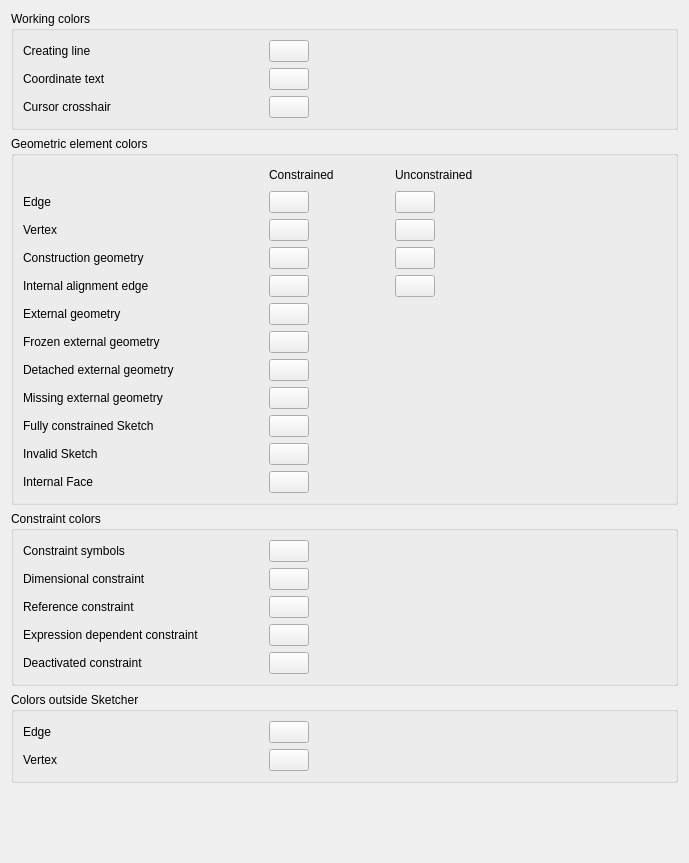
<?xml version="1.0" encoding="UTF-8"?>
<ui version="4.0">
 <class>SketcherGui::SketcherSettingsColors</class>
 <widget class="QWidget" name="SketcherGui::SketcherSettingsColors">
  <property name="geometry">
   <rect>
    <x>0</x>
    <y>0</y>
    <width>689</width>
    <height>863</height>
   </rect>
  </property>
  <property name="windowTitle">
   <string>Colors</string>
  </property>
  <layout class="QVBoxLayout" name="verticalLayout_2">
   <item>
    <widget class="QGroupBox" name="groupBox">
     <property name="title">
      <string>Working colors</string>
     </property>
     <layout class="QGridLayout" name="gridLayout_7">
      <item row="0" column="1">
       <layout class="QGridLayout" name="gridLayout">
        <item row="4" column="0">
         <widget class="QLabel" name="label_5">
          <property name="minimumSize">
           <size>
            <width>240</width>
            <height>0</height>
           </size>
          </property>
          <property name="text">
           <string>Coordinate text</string>
          </property>
         </widget>
        </item>
        <item row="3" column="1">
         <widget class="Gui::PrefColorButton" name="CreateLineColor">
          <property name="toolTip">
           <string>Color used while new sketch elements are created</string>
          </property>
          <property name="color" stdset="0">
           <color>
            <red>204</red>
            <green>204</green>
            <blue>204</blue>
           </color>
          </property>
          <property name="prefEntry" stdset="0">
           <cstring>CreateLineColor</cstring>
          </property>
          <property name="prefPath" stdset="0">
           <cstring>View</cstring>
          </property>
         </widget>
        </item>
        <item row="5" column="1">
         <widget class="Gui::PrefColorButton" name="CursorCrosshairColor">
          <property name="toolTip">
           <string>Color of crosshair cursor.
(The one you get when creating a new sketch element.)</string>
          </property>
          <property name="color" stdset="0">
           <color>
            <red>255</red>
            <green>255</green>
            <blue>255</blue>
           </color>
          </property>
          <property name="prefEntry" stdset="0">
           <cstring>CursorCrosshairColor</cstring>
          </property>
          <property name="prefPath" stdset="0">
           <cstring>View</cstring>
          </property>
         </widget>
        </item>
        <item row="3" column="0">
         <widget class="QLabel" name="label_6">
          <property name="minimumSize">
           <size>
            <width>240</width>
            <height>0</height>
           </size>
          </property>
          <property name="text">
           <string>Creating line</string>
          </property>
         </widget>
        </item>
        <item row="4" column="1">
         <widget class="Gui::PrefColorButton" name="CursorTextColor">
          <property name="toolTip">
           <string>Text color of the coordinates</string>
          </property>
          <property name="color" stdset="0">
           <color>
            <red>0</red>
            <green>0</green>
            <blue>255</blue>
           </color>
          </property>
          <property name="prefEntry" stdset="0">
           <cstring>CursorTextColor</cstring>
          </property>
          <property name="prefPath" stdset="0">
           <cstring>View</cstring>
          </property>
         </widget>
        </item>
        <item row="5" column="0">
         <widget class="QLabel" name="label_19">
          <property name="text">
           <string>Cursor crosshair</string>
          </property>
         </widget>
        </item>
        <item row="3" column="2">
         <spacer name="horizontalSpacer_2">
          <property name="orientation">
           <enum>Qt::Horizontal</enum>
          </property>
          <property name="sizeHint" stdset="0">
           <size>
            <width>40</width>
            <height>20</height>
           </size>
          </property>
         </spacer>
        </item>
       </layout>
      </item>
     </layout>
    </widget>
   </item>
   <item>
    <widget class="QGroupBox" name="groupBox_2">
     <property name="title">
      <string>Geometric element colors</string>
     </property>
     <layout class="QGridLayout" name="gridLayout_6">
      <item row="2" column="0">
       <layout class="QGridLayout" name="gridLayout_5">
        <item row="1" column="0">
         <widget class="QLabel" name="label_45">
          <property name="minimumSize">
           <size>
            <width>240</width>
            <height>0</height>
           </size>
          </property>
          <property name="text">
           <string>Fully constrained Sketch</string>
          </property>
         </widget>
        </item>
        <item row="1" column="1">
         <widget class="Gui::PrefColorButton" name="FullyConstrainedColor">
          <property name="sizePolicy">
           <sizepolicy hsizetype="Maximum" vsizetype="Fixed">
            <horstretch>0</horstretch>
            <verstretch>0</verstretch>
           </sizepolicy>
          </property>
          <property name="toolTip">
           <string>Color of fully constrained geometry in edit mode</string>
          </property>
          <property name="color" stdset="0">
           <color>
            <red>0</red>
            <green>255</green>
            <blue>0</blue>
           </color>
          </property>
          <property name="prefEntry" stdset="0">
           <cstring>FullyConstrainedColor</cstring>
          </property>
          <property name="prefPath" stdset="0">
           <cstring>View</cstring>
          </property>
         </widget>
        </item>
        <item row="3" column="0">
         <widget class="QLabel" name="label_10">
          <property name="text">
           <string>Internal Face</string>
          </property>
         </widget>
        </item>
        <item row="3" column="1">
         <widget class="Gui::PrefColorButton" name="InternalFaceColor">
          <property name="sizePolicy">
           <sizepolicy hsizetype="Maximum" vsizetype="Fixed">
            <horstretch>0</horstretch>
            <verstretch>0</verstretch>
           </sizepolicy>
          </property>
          <property name="toolTip">
           <string>Color of geometry indicating an invalid sketch</string>
          </property>
          <property name="color" stdset="0">
           <color alpha="128">
            <red>84</red>
            <green>171</green>
            <blue>255</blue>
           </color>
          </property>
          <property name="prefEntry" stdset="0">
           <cstring>FaceColor</cstring>
          </property>
          <property name="prefPath" stdset="0">
           <cstring>Mod/Sketcher/General</cstring>
          </property>
         </widget>
        </item>
        <item row="2" column="1">
         <widget class="Gui::PrefColorButton" name="InvalidSketchColor">
          <property name="sizePolicy">
           <sizepolicy hsizetype="Maximum" vsizetype="Fixed">
            <horstretch>0</horstretch>
            <verstretch>0</verstretch>
           </sizepolicy>
          </property>
          <property name="toolTip">
           <string>Color of geometry indicating an invalid sketch</string>
          </property>
          <property name="color" stdset="0">
           <color>
            <red>255</red>
            <green>109</green>
            <blue>0</blue>
           </color>
          </property>
          <property name="prefEntry" stdset="0">
           <cstring>InvalidSketchColor</cstring>
          </property>
          <property name="prefPath" stdset="0">
           <cstring>View</cstring>
          </property>
         </widget>
        </item>
        <item row="1" column="2">
         <spacer name="horizontalSpacer_5">
          <property name="orientation">
           <enum>Qt::Horizontal</enum>
          </property>
          <property name="sizeHint" stdset="0">
           <size>
            <width>40</width>
            <height>20</height>
           </size>
          </property>
         </spacer>
        </item>
        <item row="2" column="0">
         <widget class="QLabel" name="label_4">
          <property name="text">
           <string>Invalid Sketch</string>
          </property>
         </widget>
        </item>
       </layout>
      </item>
      <item row="1" column="0">
       <layout class="QGridLayout" name="gridLayout_3">
        <item row="10" column="0">
         <widget class="QLabel" name="label_frozen">
          <property name="text">
           <string>Frozen external geometry</string>
          </property>
         </widget>
        </item>
        <item row="5" column="2">
         <widget class="Gui::PrefColorButton" name="FullyConstraintConstructionPointColor">
          <property name="sizePolicy">
           <sizepolicy hsizetype="Maximum" vsizetype="Fixed">
            <horstretch>0</horstretch>
            <verstretch>0</verstretch>
           </sizepolicy>
          </property>
          <property name="toolTip">
           <string>Color of fully constrained vertex color in edit mode</string>
          </property>
          <property name="color" stdset="0">
           <color>
            <red>255</red>
            <green>149</green>
            <blue>128</blue>
           </color>
          </property>
          <property name="prefEntry" stdset="0">
           <cstring>FullyConstraintConstructionPointColor</cstring>
          </property>
          <property name="prefPath" stdset="0">
           <cstring>View</cstring>
          </property>
         </widget>
        </item>
        <item row="3" column="0">
         <widget class="QLabel" name="label">
          <property name="text">
           <string>Edge</string>
          </property>
         </widget>
        </item>
        <item row="8" column="2">
         <widget class="Gui::PrefColorButton" name="FullyConstraintInternalAlignmentColor">
          <property name="sizePolicy">
           <sizepolicy hsizetype="Maximum" vsizetype="Fixed">
            <horstretch>0</horstretch>
            <verstretch>0</verstretch>
           </sizepolicy>
          </property>
          <property name="toolTip">
           <string>Color of fully constrained internal alignment edge color in edit mode</string>
          </property>
          <property name="color" stdset="0">
           <color>
            <red>222</red>
            <green>222</green>
            <blue>200</blue>
           </color>
          </property>
          <property name="prefEntry" stdset="0">
           <cstring>FullyConstraintInternalAlignmentColor</cstring>
          </property>
          <property name="prefPath" stdset="0">
           <cstring>View</cstring>
          </property>
         </widget>
        </item>
        <item row="1" column="5">
         <spacer name="horizontalSpacer_6">
          <property name="orientation">
           <enum>Qt::Horizontal</enum>
          </property>
          <property name="sizeHint" stdset="0">
           <size>
            <width>40</width>
            <height>20</height>
           </size>
          </property>
         </spacer>
        </item>
        <item row="1" column="2">
         <widget class="QLabel" name="label_7">
          <property name="minimumSize">
           <size>
            <width>120</width>
            <height>0</height>
           </size>
          </property>
          <property name="text">
           <string>Constrained</string>
          </property>
         </widget>
        </item>
        <item row="7" column="2">
         <widget class="Gui::PrefColorButton" name="FullyConstraintConstructionElementColor">
          <property name="sizePolicy">
           <sizepolicy hsizetype="Maximum" vsizetype="Fixed">
            <horstretch>0</horstretch>
            <verstretch>0</verstretch>
           </sizepolicy>
          </property>
          <property name="toolTip">
           <string>Color of fully constrained construction edge color in edit mode</string>
          </property>
          <property name="color" stdset="0">
           <color>
            <red>143</red>
            <green>169</green>
            <blue>253</blue>
           </color>
          </property>
          <property name="prefEntry" stdset="0">
           <cstring>FullyConstraintConstructionElementColor</cstring>
          </property>
          <property name="prefPath" stdset="0">
           <cstring>View</cstring>
          </property>
         </widget>
        </item>
        <item row="9" column="0">
         <widget class="QLabel" name="label_20">
          <property name="text">
           <string>External geometry</string>
          </property>
         </widget>
        </item>
        <item row="5" column="4">
         <widget class="Gui::PrefColorButton" name="EditedVertexColor">
          <property name="sizePolicy">
           <sizepolicy hsizetype="Maximum" vsizetype="Fixed">
            <horstretch>0</horstretch>
            <verstretch>0</verstretch>
           </sizepolicy>
          </property>
          <property name="toolTip">
           <string>Color of vertices being edited</string>
          </property>
          <property name="color" stdset="0">
           <color>
            <red>255</red>
            <green>38</green>
            <blue>0</blue>
           </color>
          </property>
          <property name="prefEntry" stdset="0">
           <cstring>EditedVertexColor</cstring>
          </property>
          <property name="prefPath" stdset="0">
           <cstring>View</cstring>
          </property>
         </widget>
        </item>
        <item row="7" column="0">
         <widget class="QLabel" name="label_3">
          <property name="text">
           <string>Construction geometry</string>
          </property>
         </widget>
        </item>
        <item row="3" column="2">
         <widget class="Gui::PrefColorButton" name="FullyConstraintElementColor">
          <property name="sizePolicy">
           <sizepolicy hsizetype="Maximum" vsizetype="Fixed">
            <horstretch>0</horstretch>
            <verstretch>0</verstretch>
           </sizepolicy>
          </property>
          <property name="toolTip">
           <string>Color of fully constrained edge color in edit mode</string>
          </property>
          <property name="color" stdset="0">
           <color>
            <red>128</red>
            <green>208</green>
            <blue>160</blue>
           </color>
          </property>
          <property name="prefEntry" stdset="0">
           <cstring>FullyConstraintElementColor</cstring>
          </property>
          <property name="prefPath" stdset="0">
           <cstring>View</cstring>
          </property>
         </widget>
        </item>
        <item row="3" column="4">
         <widget class="Gui::PrefColorButton" name="EditedEdgeColor">
          <property name="sizePolicy">
           <sizepolicy hsizetype="Maximum" vsizetype="Fixed">
            <horstretch>0</horstretch>
            <verstretch>0</verstretch>
           </sizepolicy>
          </property>
          <property name="toolTip">
           <string>Color of edges being edited</string>
          </property>
          <property name="color" stdset="0">
           <color>
            <red>255</red>
            <green>255</green>
            <blue>255</blue>
           </color>
          </property>
          <property name="prefEntry" stdset="0">
           <cstring>EditedEdgeColor</cstring>
          </property>
          <property name="prefPath" stdset="0">
           <cstring>View</cstring>
          </property>
         </widget>
        </item>
        <item row="7" column="4">
         <widget class="Gui::PrefColorButton" name="ConstructionColor">
          <property name="sizePolicy">
           <sizepolicy hsizetype="Maximum" vsizetype="Fixed">
            <horstretch>0</horstretch>
            <verstretch>0</verstretch>
           </sizepolicy>
          </property>
          <property name="toolTip">
           <string>Color of construction geometry in edit mode</string>
          </property>
          <property name="color" stdset="0">
           <color>
            <red>0</red>
            <green>0</green>
            <blue>220</blue>
           </color>
          </property>
          <property name="prefEntry" stdset="0">
           <cstring>ConstructionColor</cstring>
          </property>
          <property name="prefPath" stdset="0">
           <cstring>View</cstring>
          </property>
         </widget>
        </item>
        <item row="9" column="2">
         <widget class="Gui::PrefColorButton" name="ExternalColor">
          <property name="sizePolicy">
           <sizepolicy hsizetype="Maximum" vsizetype="Fixed">
            <horstretch>0</horstretch>
            <verstretch>0</verstretch>
           </sizepolicy>
          </property>
          <property name="toolTip">
           <string>Color of external geometry in edit mode</string>
          </property>
          <property name="color" stdset="0">
           <color>
            <red>204</red>
            <green>51</green>
            <blue>115</blue>
           </color>
          </property>
          <property name="prefEntry" stdset="0">
           <cstring>ExternalColor</cstring>
          </property>
          <property name="prefPath" stdset="0">
           <cstring>View</cstring>
          </property>
         </widget>
        </item>
        <item row="10" column="2">
         <widget class="Gui::PrefColorButton" name="FrozenColor">
          <property name="sizePolicy">
           <sizepolicy hsizetype="Maximum" vsizetype="Fixed">
            <horstretch>0</horstretch>
            <verstretch>0</verstretch>
           </sizepolicy>
          </property>
          <property name="toolTip">
           <string>The color of a frozen external geometry in edit mode</string>
          </property>
          <property name="color" stdset="0">
           <color>
            <red>127</red>
            <green>255</green>
            <blue>255</blue>
           </color>
          </property>
          <property name="prefEntry" stdset="0">
           <cstring>FrozenColor</cstring>
          </property>
          <property name="prefPath" stdset="0">
           <cstring>View</cstring>
          </property>
         </widget>
        </item>
        <item row="8" column="0">
         <widget class="QLabel" name="label_ia">
          <property name="minimumSize">
           <size>
            <width>240</width>
            <height>0</height>
           </size>
          </property>
          <property name="text">
           <string>Internal alignment edge</string>
          </property>
         </widget>
        </item>
        <item row="8" column="4">
         <widget class="Gui::PrefColorButton" name="InternalAlignedGeoColor">
          <property name="sizePolicy">
           <sizepolicy hsizetype="Maximum" vsizetype="Fixed">
            <horstretch>0</horstretch>
            <verstretch>0</verstretch>
           </sizepolicy>
          </property>
          <property name="toolTip">
           <string>Color of edges of internal alignment geometry</string>
          </property>
          <property name="color" stdset="0">
           <color>
            <red>178</red>
            <green>178</green>
            <blue>127</blue>
           </color>
          </property>
          <property name="prefEntry" stdset="0">
           <cstring>InternalAlignedGeoColor</cstring>
          </property>
          <property name="prefPath" stdset="0">
           <cstring>View</cstring>
          </property>
         </widget>
        </item>
        <item row="1" column="4">
         <widget class="QLabel" name="label_9">
          <property name="minimumSize">
           <size>
            <width>120</width>
            <height>0</height>
           </size>
          </property>
          <property name="text">
           <string>Unconstrained</string>
          </property>
         </widget>
        </item>
        <item row="5" column="0">
         <widget class="QLabel" name="label_2">
          <property name="text">
           <string>Vertex</string>
          </property>
         </widget>
        </item>
        <item row="11" column="0">
         <widget class="QLabel" name="label_detached">
          <property name="text">
           <string>Detached external geometry</string>
          </property>
         </widget>
        </item>
        <item row="11" column="2">
         <widget class="Gui::PrefColorButton" name="DetachedColor">
          <property name="sizePolicy">
           <sizepolicy hsizetype="Maximum" vsizetype="Fixed">
            <horstretch>0</horstretch>
            <verstretch>0</verstretch>
           </sizepolicy>
          </property>
          <property name="toolTip">
           <string>The color of a detached external geometry in edit mode</string>
          </property>
          <property name="color" stdset="0">
           <color>
            <red>28</red>
            <green>127</green>
            <blue>28</blue>
           </color>
          </property>
          <property name="prefEntry" stdset="0">
           <cstring>DetachedColor</cstring>
          </property>
          <property name="prefPath" stdset="0">
           <cstring>View</cstring>
          </property>
         </widget>
        </item>
        <item row="12" column="0">
         <widget class="QLabel" name="label_missing">
          <property name="text">
           <string>Missing external geometry</string>
          </property>
         </widget>
        </item>
        <item row="12" column="2">
         <widget class="Gui::PrefColorButton" name="MissingColor">
          <property name="sizePolicy">
           <sizepolicy hsizetype="Maximum" vsizetype="Fixed">
            <horstretch>0</horstretch>
            <verstretch>0</verstretch>
           </sizepolicy>
          </property>
          <property name="toolTip">
           <string>The color of a missing external geometry in edit mode</string>
          </property>
          <property name="color" stdset="0">
           <color>
            <red>127</red>
            <green>0</green>
            <blue>255</blue>
           </color>
          </property>
          <property name="prefEntry" stdset="0">
           <cstring>MissingColor</cstring>
          </property>
          <property name="prefPath" stdset="0">
           <cstring>View</cstring>
          </property>
         </widget>
        </item>
       </layout>
      </item>
     </layout>
    </widget>
   </item>
   <item>
    <widget class="QGroupBox" name="groupBoxSketcherColor">
     <property name="title">
      <string>Constraint colors</string>
     </property>
     <layout class="QHBoxLayout" name="horizontalLayout_2">
      <item>
       <layout class="QGridLayout" name="gridLayout_2">
        <item row="10" column="0">
         <widget class="QLabel" name="label_14">
          <property name="minimumSize">
           <size>
            <width>240</width>
            <height>0</height>
           </size>
          </property>
          <property name="text">
           <string>Constraint symbols</string>
          </property>
         </widget>
        </item>
        <item row="10" column="1">
         <widget class="Gui::PrefColorButton" name="ConstrainedColor">
          <property name="toolTip">
           <string>Color of driving constraints in edit mode</string>
          </property>
          <property name="color" stdset="0">
           <color>
            <red>255</red>
            <green>38</green>
            <blue>0</blue>
           </color>
          </property>
          <property name="prefEntry" stdset="0">
           <cstring>ConstrainedIcoColor</cstring>
          </property>
          <property name="prefPath" stdset="0">
           <cstring>View</cstring>
          </property>
         </widget>
        </item>
        <item row="11" column="0">
         <widget class="QLabel" name="label_15">
          <property name="text">
           <string>Dimensional constraint</string>
          </property>
         </widget>
        </item>
        <item row="11" column="1">
         <widget class="Gui::PrefColorButton" name="DatumColor">
          <property name="toolTip">
           <string>Color of dimensional driving constraints</string>
          </property>
          <property name="color" stdset="0">
           <color>
            <red>255</red>
            <green>38</green>
            <blue>0</blue>
           </color>
          </property>
          <property name="prefEntry" stdset="0">
           <cstring>ConstrainedDimColor</cstring>
          </property>
          <property name="prefPath" stdset="0">
           <cstring>View</cstring>
          </property>
         </widget>
        </item>
        <item row="12" column="0">
         <widget class="QLabel" name="label_8">
          <property name="text">
           <string>Reference constraint</string>
          </property>
         </widget>
        </item>
        <item row="12" column="1">
         <widget class="Gui::PrefColorButton" name="NonDrivingConstraintColor">
          <property name="toolTip">
           <string>Color of reference constraints in edit mode</string>
          </property>
          <property name="color" stdset="0">
           <color>
            <red>0</red>
            <green>38</green>
            <blue>255</blue>
           </color>
          </property>
          <property name="prefEntry" stdset="0">
           <cstring>NonDrivingConstrDimColor</cstring>
          </property>
          <property name="prefPath" stdset="0">
           <cstring>View</cstring>
          </property>
         </widget>
        </item>
        <item row="13" column="0">
         <widget class="QLabel" name="labelexpr">
          <property name="text">
           <string>Expression dependent constraint</string>
          </property>
         </widget>
        </item>
        <item row="13" column="1">
         <widget class="Gui::PrefColorButton" name="ExprBasedConstrDimColor">
          <property name="toolTip">
           <string>Color of expression dependent constraints in edit mode</string>
          </property>
          <property name="color" stdset="0">
           <color>
            <red>255</red>
            <green>127</green>
            <blue>38</blue>
           </color>
          </property>
          <property name="prefEntry" stdset="0">
           <cstring>ExprBasedConstrDimColor</cstring>
          </property>
          <property name="prefPath" stdset="0">
           <cstring>View</cstring>
          </property>
         </widget>
        </item>
        <item row="14" column="0">
         <widget class="QLabel" name="labeldeact">
          <property name="text">
           <string>Deactivated constraint</string>
          </property>
         </widget>
        </item>
        <item row="14" column="1">
         <widget class="Gui::PrefColorButton" name="DeactivatedConstrDimColor">
          <property name="toolTip">
           <string>Color of deactivated constraints in edit mode</string>
          </property>
          <property name="color" stdset="0">
           <color>
            <red>127</red>
            <green>127</green>
            <blue>127</blue>
           </color>
          </property>
          <property name="prefEntry" stdset="0">
           <cstring>DeactivatedConstrDimColor</cstring>
          </property>
          <property name="prefPath" stdset="0">
           <cstring>View</cstring>
          </property>
         </widget>
        </item>
       </layout>
      </item>
      <item>
       <spacer name="horizontalSpacer_4">
        <property name="orientation">
         <enum>Qt::Horizontal</enum>
        </property>
        <property name="sizeHint" stdset="0">
         <size>
          <width>40</width>
          <height>20</height>
         </size>
        </property>
       </spacer>
      </item>
     </layout>
    </widget>
   </item>
   <item>
    <widget class="QGroupBox" name="groupBox_3">
     <property name="title">
      <string>Colors outside Sketcher</string>
     </property>
     <layout class="QGridLayout" name="gridLayout_8">
      <item row="0" column="0">
       <layout class="QGridLayout" name="gridLayout_4">
        <item row="3" column="1">
         <widget class="Gui::PrefColorButton" name="SketchVertexColor">
          <property name="toolTip">
           <string>Color of vertices</string>
          </property>
          <property name="color" stdset="0">
           <color>
            <red>255</red>
            <green>255</green>
            <blue>255</blue>
           </color>
          </property>
          <property name="prefEntry" stdset="0">
           <cstring>SketchVertexColor</cstring>
          </property>
          <property name="prefPath" stdset="0">
           <cstring>View</cstring>
          </property>
         </widget>
        </item>
        <item row="2" column="1">
         <widget class="Gui::PrefColorButton" name="SketchEdgeColor">
          <property name="toolTip">
           <string>Color of edges</string>
          </property>
          <property name="color" stdset="0">
           <color>
            <red>255</red>
            <green>255</green>
            <blue>255</blue>
           </color>
          </property>
          <property name="prefEntry" stdset="0">
           <cstring>SketchEdgeColor</cstring>
          </property>
          <property name="prefPath" stdset="0">
           <cstring>View</cstring>
          </property>
         </widget>
        </item>
        <item row="3" column="0">
         <widget class="QLabel" name="label_18">
          <property name="text">
           <string>Vertex</string>
          </property>
         </widget>
        </item>
        <item row="2" column="0">
         <widget class="QLabel" name="label_17">
          <property name="minimumSize">
           <size>
            <width>240</width>
            <height>0</height>
           </size>
          </property>
          <property name="text">
           <string>Edge</string>
          </property>
         </widget>
        </item>
        <item row="2" column="2">
         <spacer name="horizontalSpacer">
          <property name="orientation">
           <enum>Qt::Horizontal</enum>
          </property>
          <property name="sizeHint" stdset="0">
           <size>
            <width>40</width>
            <height>20</height>
           </size>
          </property>
         </spacer>
        </item>
       </layout>
      </item>
     </layout>
    </widget>
   </item>
   <item>
    <spacer name="verticalSpacer">
     <property name="orientation">
      <enum>Qt::Vertical</enum>
     </property>
     <property name="sizeHint" stdset="0">
      <size>
       <width>20</width>
       <height>40</height>
      </size>
     </property>
    </spacer>
   </item>
  </layout>
 </widget>
 <customwidgets>
  <customwidget>
   <class>Gui::ColorButton</class>
   <extends>QPushButton</extends>
   <header>Gui/Widgets.h</header>
  </customwidget>
  <customwidget>
   <class>Gui::PrefColorButton</class>
   <extends>Gui::ColorButton</extends>
   <header>Gui/PrefWidgets.h</header>
  </customwidget>
 </customwidgets>
 <resources/>
 <connections/>
</ui>
